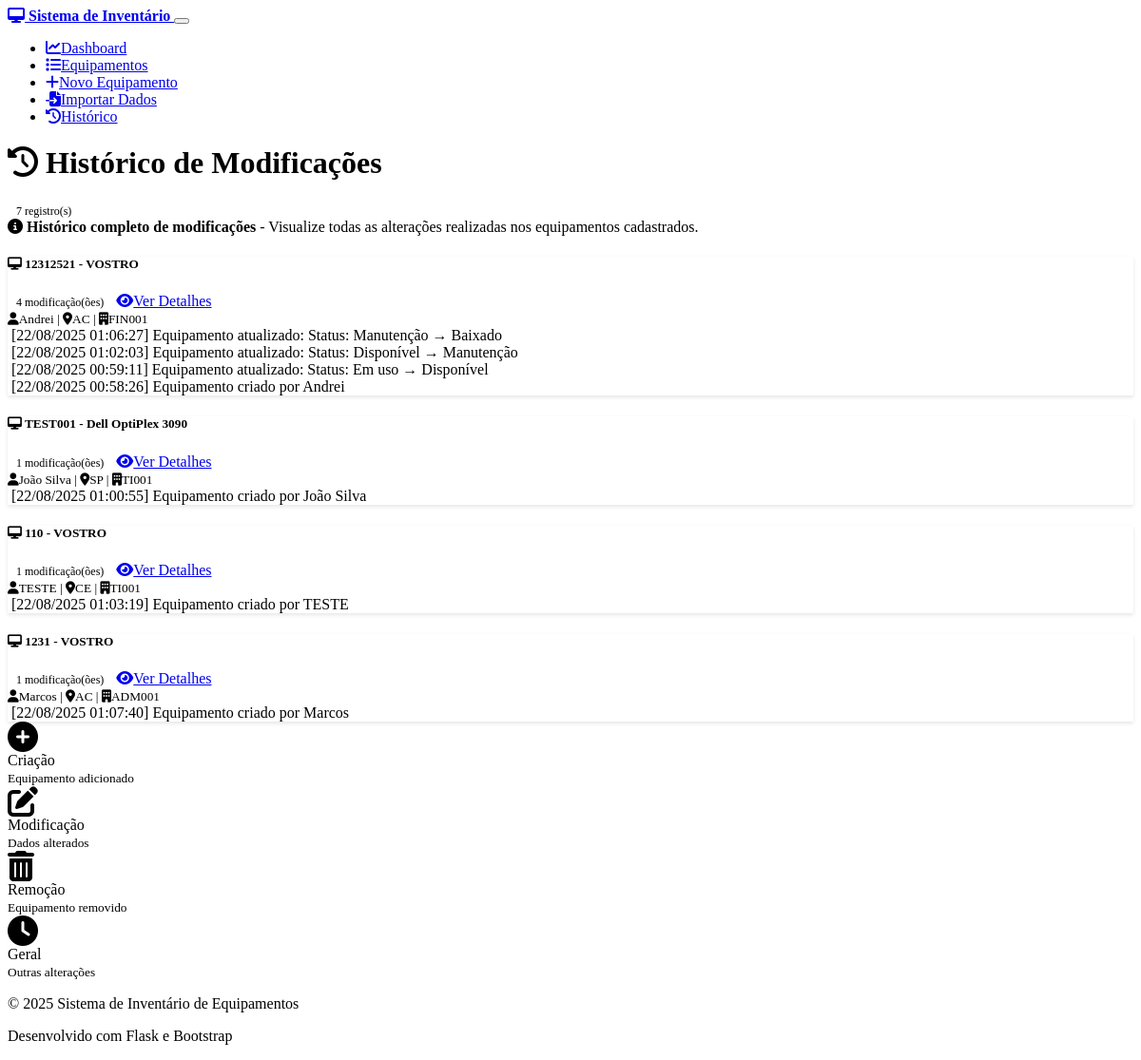
Before: /history with the older database file.
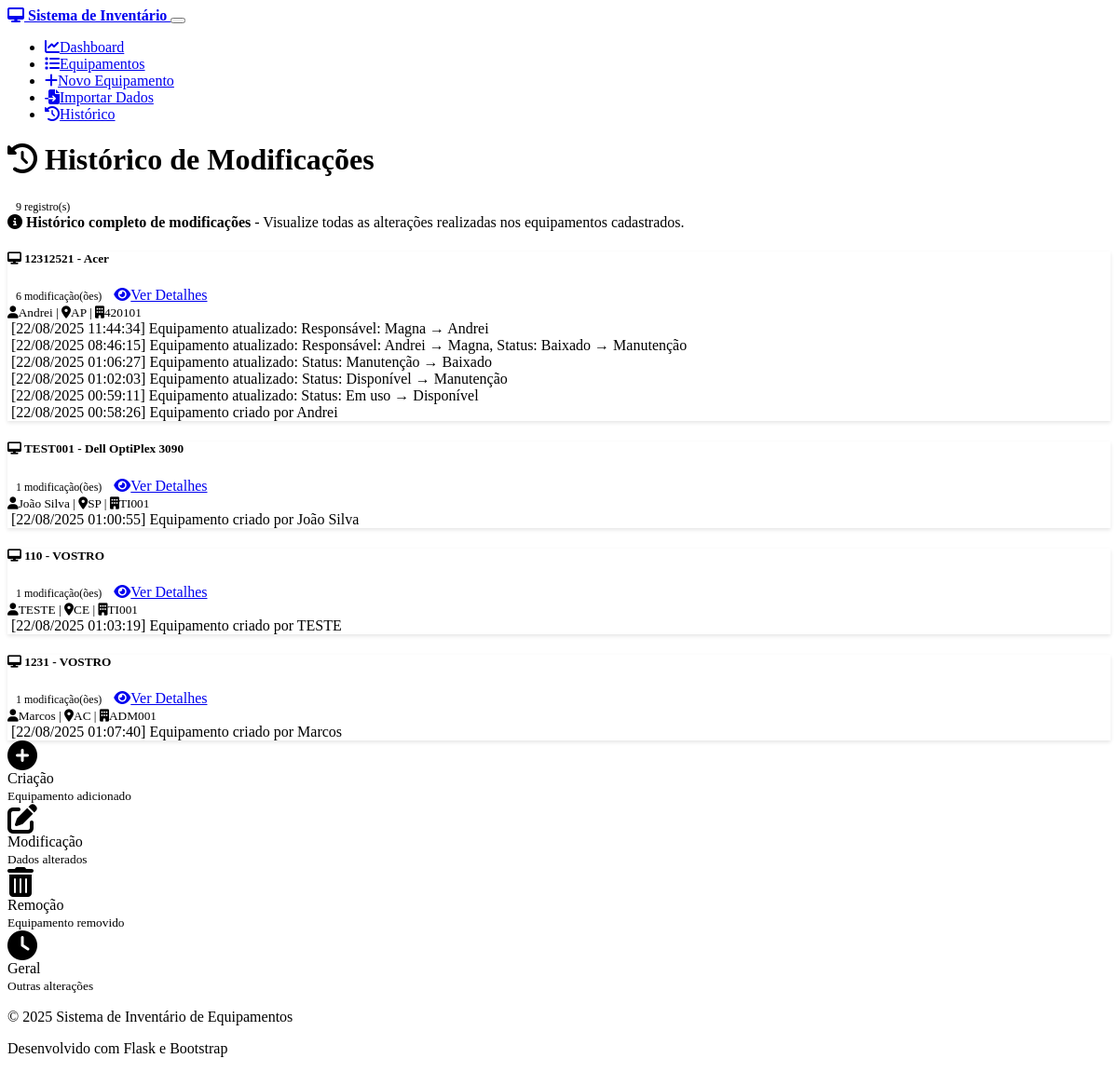
After: the same page with the newer database file.
### models.py (models this page shows, shortened)
class Equipment(db.Model):
    __tablename__ = 'equipment'
    id = db.Column(db.Integer, primary_key=True)
    responsavel = db.Column(db.String(100), nullable=False)
    uf = db.Column(db.String(2), nullable=False)
    cc = db.Column(db.String(20), nullable=False)  # Centro de Custo
    cnpj = db.Column(db.Text, nullable=False)  # Mudando para Text para permitir múltiplos CNPJs
    fornecedor = db.Column(db.String(100), nullable=True)  # Novo campo fornecedor
    modelo = db.Column(db.String(100), nullable=False)
    status = db.Column(db.String(50), nullable=False, default='Em uso')
    patrimonio = db.Column(db.String(50), unique=True, nullable=False)
    valor = db.Column(db.Float, nullable=False, default=0.0)
    marca = db.Column(db.String(50), nullable=True)
    processador = db.Column(db.String(100), nullable=True)
    memoria_ram = db.Column(db.String(20), nullable=True)
    hd_ssd = db.Column(db.String(50), nullable=True)
    sistema_operacional = db.Column(db.String(50), nullable=True)
    antivirus = db.Column(db.Boolean, default=False)
    termo_assinado = db.Column(db.Boolean, default=False)
    milvus_funcionando = db.Column(db.Boolean, default=False)
    data_aquisicao = db.Column(db.Date, nullable=True)
    data_baixa = db.Column(db.Date, nullable=True)
    created_at = db.Column(db.DateTime, default=datetime.utcnow)
    updated_at = db.Column(db.DateTime, default=datetime.utcnow, onupdate=datetime.utcnow)
    endereco = db.Column(db.String(200), nullable=True)
    telefone = db.Column(db.String(20), nullable=True)
    email = db.Column(db.String(100), nullable=True)
    link_termos = db.Column(db.String(500), nullable=True)  # Link dos termos assinados
    historico_modificacoes = db.Column(db.Text, nullable=True)  # Histórico de modificações
    def get_history(self):
        import json
        if not self.historico_modificacoes:
            return []
        try:
            historico = json.loads(self.historico_modificacoes)
            if isinstance(historico, list):
                return historico
            else:
                return [str(historico)]
        except:
            return [str(self.historico_modificacoes)]  # Fallback for non-JSON data

### routes.py (the view)
@app.route('/history')
def history_log():
    equipment_list = Equipment.query.all()
    equipment_with_history = [eq for eq in equipment_list if eq.get_history()]
    total_entries = sum(len(eq.get_history()) for eq in equipment_with_history)
    return render_template('history_log.html',
                         equipment_list=equipment_with_history,
                         total_entries=total_entries)

### templates/history_log.html (shortened to what the changed rows need)
{% extends "base.html" %}
{% block content %}
<div class="row">
    <div class="col-12">
        <div class="d-flex justify-content-between align-items-center mb-4">
            <h1>
                <i class="fas fa-history me-2"></i>
                Histórico de Modificações
            </h1>
            <div>
                <span class="badge bg-primary fs-6">{{ total_entries }} registro(s)</span>
            </div>
        </div>
    </div>
</div>
<div class="row">
    <div class="col-12">
        {% if equipment_list %}
            {% for equipment in equipment_list %}
                {% if equipment.get_history() %}
                <div class="card mb-4">
                    <div class="card-header">
                        <div class="d-flex justify-content-between align-items-center">
                            <h5 class="mb-0">
                                <i class="fas fa-desktop me-2"></i>
                                <strong>{{ equipment.patrimonio }}</strong> - {{ equipment.modelo }}
                            </h5>
                            <div>
                                <span class="badge bg-success">{{ equipment.get_history()|length }} modificação(ões)</span>
                                <a href="{{ url_for('equipment_detail', id=equipment.id) }}" class="btn btn-sm btn-outline-primary ms-2">
                                    <i class="fas fa-eye me-1"></i>Ver Detalhes
                                </a>
                            </div>
                        </div>
                        <small class="text-muted">
                            <i class="fas fa-user me-1"></i>{{ equipment.responsavel }} |
                            <i class="fas fa-map-marker-alt me-1"></i>{{ equipment.uf }} |
                            <i class="fas fa-building me-1"></i>{{ equipment.cc }}
                        </small>
                    </div>
                    <div class="card-body">
                        <div class="timeline">
                            {% for entry in equipment.get_history()[::-1] %}
                            <div class="timeline-item mb-3">
                                <div class="alert
                                    {% if 'criado' in entry %}alert-success
                                    {% elif 'atualizado' in entry %}alert-primary
                                    {% elif 'removido' in entry %}alert-danger
                                    {% else %}alert-info{% endif %} mb-0">
                                    <div class="d-flex align-items-center">
                                        <span>{{ entry }}</span>
                                    </div>
                                </div>
                            </div>
                            {% endfor %}
                        </div>
                    </div>
                </div>
                {% endif %}
            {% endfor %}
        {% endif %}
    </div>
</div>
{% endblock %}

Changed rows visible on the page:
changed Equipment "Andrei": modelo "VOSTRO" → "Acer"; get_history|length "4" → "6"; uf "AC" → "AP"; cc "FIN001" → "420101"
Other visible differences:
{{ total_entries }}: "7" → "9"
new list line: "[22/08/2025 11:44:34] Equipamento atualizado: Responsável: Magna → Andrei"
new list line: "[22/08/2025 08:46:15] Equipamento atualizado: Responsável: Andrei → Magna, Status: Baixado → Manutenção"
